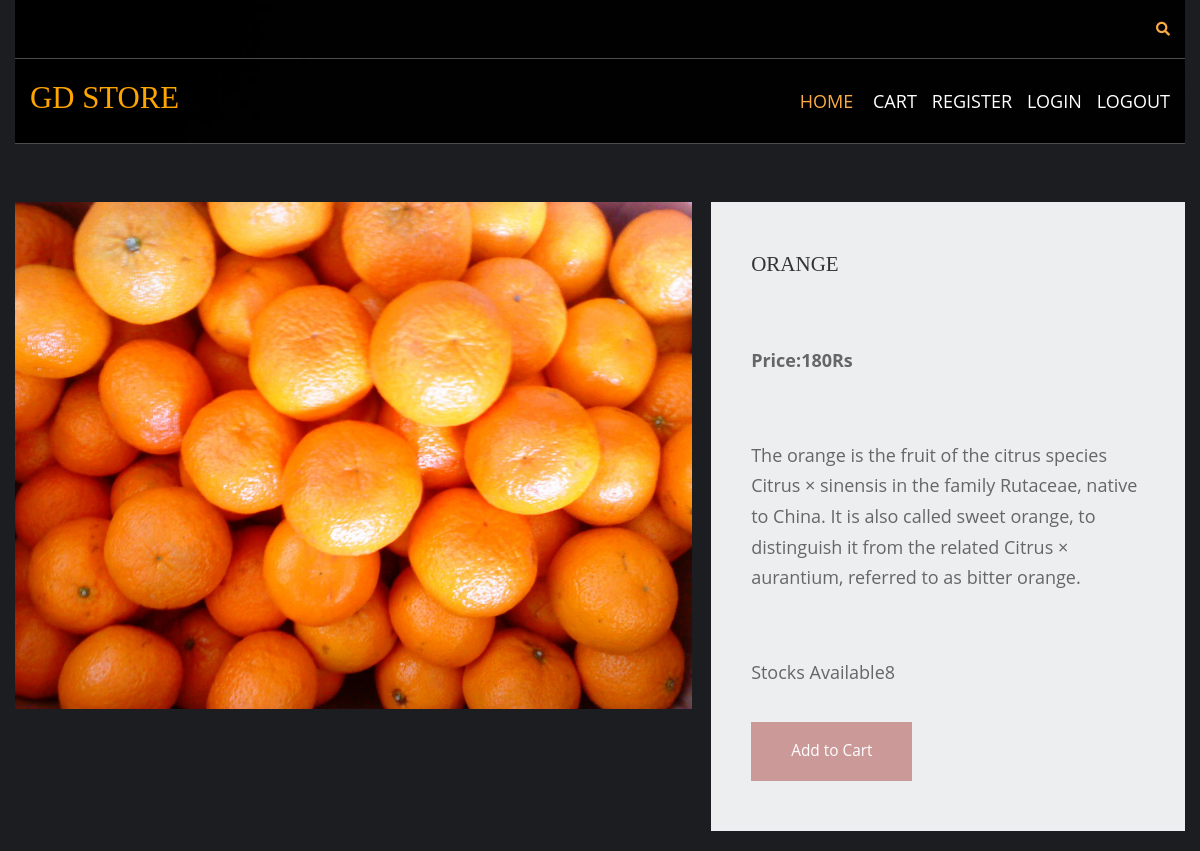
Screenshot of /fruits/orange with the database file from the repository.
### shop/models.py (models this page shows, shortened)
class products(models.Model):
    name = models.CharField(max_length=100, unique=True)
    slug = models.SlugField(max_length=100, unique=True)
    img = models.ImageField(upload_to='product')
    desc = models.TextField()
    stock = models.IntegerField()
    available = models.BooleanField()
    price = models.IntegerField()
    category=models.ForeignKey(categ,on_delete=models.CASCADE)

### shop/views.py (the view)
# urls.py: path('<slug:c_slug>/<slug:product_slug>',views.prodDetails,name="details"),
def prodDetails(request,c_slug,product_slug):
    try:
        prod=products.objects.get(category__slug=c_slug,slug=product_slug)
    except Exception as e:
        raise e
    return render(request,'item.html',{'pr':prod})

### cart/context_processor.py (called while the page is built)
def count(request):
    item_count=0
    if 'admin' in request.path:
        return {}
    else:
        try:
            ct=cartlist.objects.filter(cart_id=c_id(request))
            cti=items.objects.all().filter(cart=ct[:1])
            for c in cti:
                item_count += c.quan
        except cartlist.DoesNotExist:
            item_count=0
        return dict(itc=item_count)

### cart/views.py (called while the page is built)
def c_id(request):
    ct_id=request.session.session_key
    if not ct_id:
        ct_id=request.session.create()
    return ct_id

### templates/item.html (shortened to what this page needs)
{% extends 'base.html' %}
{% load static %}
{% block content %}
<html lang="en">
<head>
    <link href="{% static 'pr/fontawesome/css/all.min.css' %}" rel="stylesheet" />
    <link href="{% static 'pr/css/templatemo-comparto.css' %}" rel="stylesheet" />
</head>
<body>
  <br><br>
        <section class="tm-mb-1" id="about">
            <div class="tm-row tm-about-row">
                <div class="tm-section-1-l">
                    <img src="{{pr.img.url}}" alt="About image" class="tm-img-responsive">
                </div>
                <article class="tm-section-1-r tm-bg-color-8">
                    <h2 class="tm-mb-2 tm-title-color">{{pr.name}}</h2><br>
                    <p><b>Price:{{pr.price}}Rs</b></p><br>
                    <p>{{pr.desc}}</p><br>
                    <p>Stocks Available{{pr.stock}}</p>
{% if pr.stock <= 0 %}
                    <h2 style="color:red"><b>Sorry,There is no stock left</b></h2>
                    {% else %}
                    <a href="{% url 'addcart' pr.id %}" class="tm-btn tm-btn-1 tm-link-to-services">Add to Cart</a>
{% endif %}
                </article>
            </div>
        </section>
</body>
</html>
{% endblock %}

### static/hm/layout/styles/layout.css (style rules this page uses)
*, *::before, *::after { transition:all .3s ease-in-out; }
body { color:#A5A6AA; background-color:#1C1D21; }
a { color:#FBAB45; }

### static/pr/css/templatemo-comparto.css (style rules this page uses)
*, *::before, *::after { box-sizing: border-box; outline: none; }
ul, h1, h2, h3, h4, p, figure { padding: 0; margin: 0; }
body { font-family: 'Open Sans', Arial, sans-serif; font-size: 18px; overflow-x: hidden; padding-left: 15px; padding-right: 15px; margin: 0; }
h2 { font-size: 1.5rem; }
a { transition: all 0.3s ease; text-decoration: none; }
p { color: #666; line-height: 1.7; margin-bottom: 35px; }
h1, h2, h3, h4, h5, h6 { color: #333; }
.tm-mb-1 { margin-bottom: 20px; }
.tm-mb-2 { margin-bottom: 40px; }
.tm-bg-color-8 { background-color: #EDEEEF; }
.tm-img-responsive { max-width: 100%; height: auto; }
.tm-section-1-l { width: 57.85%; margin-right: 1.65%; }
.tm-section-1-r { padding: 50px 40px; width: 40.5%; }
.tm-row { display: flex; }
.tm-btn { display: inline-block; padding: 15px 40px; font-size: 1.1rem; border: none; background-color: #CC9999; color: white; }
a { color: #666; }

### static/hm/layout/styles/framework.css (style rules this page uses)
html { overflow-y:scroll; overflow-x:hidden; }
html, body { margin:0; padding:0; font-size:14px; line-height:1.6em; }
*, *::before, *::after { box-sizing:border-box; }
a { outline:none; text-decoration:none; }
img { width:auto; max-width:100%; height:auto; margin:0; padding:0; border:none; line-height:normal; vertical-align:middle; }
body, input, textarea, select { font-family:Verdana, Geneva, sans-serif; }
h1, h2, h3, h4, h5, h6, .heading { font-family:Georgia, "Times New Roman", Times, serif; }
::placeholder { opacity:1; }
h1, h2, h3, h4, h5, h6, .heading { margin:0 0 20px 0; font-size:1.4rem; line-height:normal; font-weight:normal; text-transform:uppercase; }
address, article, aside, figcaption, figure, footer, header, main, nav, section { display:block; margin:0; padding:0; }

### rows the page displays
products: img (picture), name "ORANGE", price "180", desc "The orange is the fruit of the citrus species Citrus × sinensis in the family Rutaceae, native to China. It is also called sweet orange, to distinguish it from the related Citrus × aurantium, referred to as bitter orange.", stock "8"
